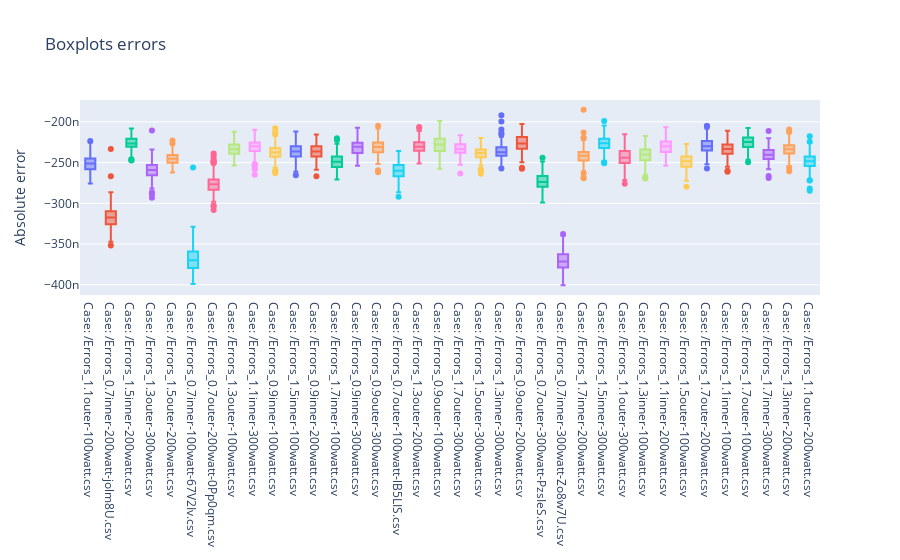

The cell this chart's notebook holds for it:
### Code cell
fig = go.Figure()

for file in glob.glob('results/Errors*.csv'):
    df = errors_dfs[file]
    fig.add_trace(go.Box(y=df.select(pl.col('Expected') - pl.col('Predicted (enc)')).to_numpy().flatten(), 
                         name=f'Case: {file[7:]}'))
    

fig.update_layout(title_text=f"Boxplots errors", showlegend=False)
fig.update_yaxes(title_text='Absolute error')
fig.show()

### Figure 1 — Plotly figure (JSON) as saved in the notebook; plotly's stock layout.template omitted (floating-point values rounded to 4 significant figures; data arrays with more than 128 entries replaced by an {"elided": "..."} marker saying what was removed)
{"data": [{"name": "Case: /Errors_1.1outer-100watt.csv", "type": "box", "y": {"elided": "271 float values"}}, {"name": "Case: /Errors_0.7inner-200watt-jolm8U.csv", "type": "box", "y": {"elided": "250 float values"}}, {"name": "Case: /Errors_1.5inner-200watt.csv", "type": "box", "y": {"elided": "291 float values"}}, {"name": "Case: /Errors_1.3outer-300watt.csv", "type": "box", "y": {"elided": "255 float values"}}, {"name": "Case: /Errors_1.5outer-200watt.csv", "type": "box", "y": {"elided": "251 float values"}}, {"name": "Case: /Errors_0.7inner-100watt-67V2Iv.csv", "type": "box", "y": {"elided": "286 float values"}}, {"name": "Case: /Errors_0.7outer-200watt-0Pp0qm.csv", "type": "box", "y": {"elided": "260 float values"}}, {"name": "Case: /Errors_1.3outer-100watt.csv", "type": "box", "y": {"elided": "265 float values"}}, {"name": "Case: /Errors_1.1inner-300watt.csv", "type": "box", "y": {"elided": "294 float values"}}, {"name": "Case: /Errors_0.9inner-100watt.csv", "type": "box", "y": {"elided": "304 float values"}}, {"name": "Case: /Errors_1.5inner-100watt.csv", "type": "box", "y": {"elided": "262 float values"}}, {"name": "Case: /Errors_0.9inner-200watt.csv", "type": "box", "y": {"elided": "274 float values"}}, {"name": "Case: /Errors_1.7inner-100watt.csv", "type": "box", "y": {"elided": "276 float values"}}, {"name": "Case: /Errors_0.9inner-300watt.csv", "type": "box", "y": {"elided": "264 float values"}}, {"name": "Case: /Errors_0.9outer-300watt.csv", "type": "box", "y": {"elided": "245 float values"}}, {"name": "Case: /Errors_0.7outer-100watt-lB5LIS.csv", "type": "box", "y": {"elided": "260 float values"}}, {"name": "Case: /Errors_1.3outer-200watt.csv", "type": "box", "y": {"elided": "278 float values"}}, {"name": "Case: /Errors_0.9outer-100watt.csv", "type": "box", "y": {"elided": "281 float values"}}, {"name": "Case: /Errors_1.7outer-300watt.csv", "type": "box", "y": {"elided": "274 float values"}}, {"name": "Case: /Errors_1.5outer-300watt.csv", "type": "box", "y": {"elided": "270 float values"}}, {"name": "Case: /Errors_1.3inner-300watt.csv", "type": "box", "y": {"elided": "255 float values"}}, {"name": "Case: /Errors_0.9outer-200watt.csv", "type": "box", "y": {"elided": "281 float values"}}, {"name": "Case: /Errors_0.7outer-300watt-PzsIeS.csv", "type": "box", "y": {"elided": "132 float values"}}, {"name": "Case: /Errors_0.7inner-300watt-Zo8w7U.csv", "type": "box", "y": {"elided": "227 float values"}}, {"name": "Case: /Errors_1.7inner-200watt.csv", "type": "box", "y": {"elided": "275 float values"}}, {"name": "Case: /Errors_1.5inner-300watt.csv", "type": "box", "y": {"elided": "267 float values"}}, {"name": "Case: /Errors_1.1outer-300watt.csv", "type": "box", "y": {"elided": "278 float values"}}, {"name": "Case: /Errors_1.3inner-100watt.csv", "type": "box", "y": {"elided": "286 float values"}}, {"name": "Case: /Errors_1.1inner-200watt.csv", "type": "box", "y": {"elided": "274 float values"}}, {"name": "Case: /Errors_1.5outer-100watt.csv", "type": "box", "y": {"elided": "263 float values"}}, {"name": "Case: /Errors_1.7outer-200watt.csv", "type": "box", "y": {"elided": "261 float values"}}, {"name": "Case: /Errors_1.1inner-100watt.csv", "type": "box", "y": {"elided": "272 float values"}}, {"name": "Case: /Errors_1.7outer-100watt.csv", "type": "box", "y": {"elided": "272 float values"}}, {"name": "Case: /Errors_1.7inner-300watt.csv", "type": "box", "y": {"elided": "257 float values"}}, {"name": "Case: /Errors_1.3inner-200watt.csv", "type": "box", "y": {"elided": "266 float values"}}, {"name": "Case: /Errors_1.1outer-200watt.csv", "type": "box", "y": {"elided": "303 float values"}}], "layout": {"showlegend": false, "title": {"text": "Boxplots errors"}, "yaxis": {"title": {"text": "Absolute error"}}}}
